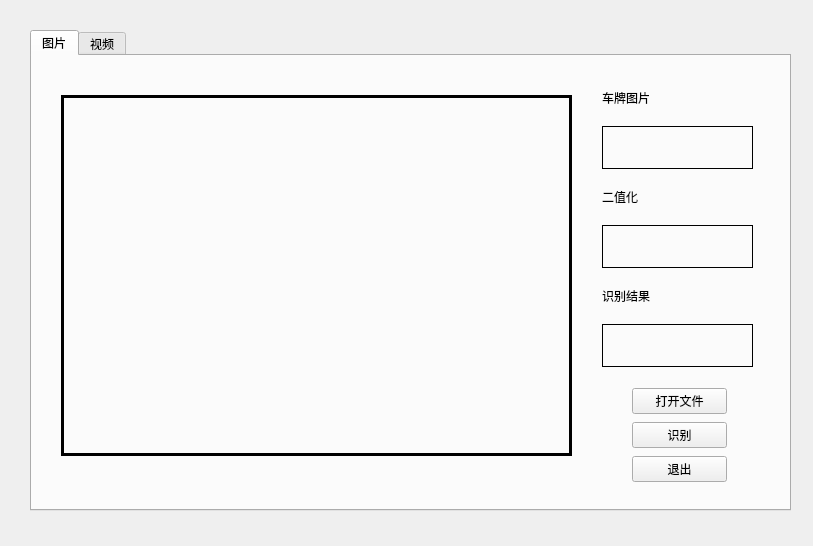
<?xml version="1.0" encoding="UTF-8"?>
<ui version="4.0">
 <class>MainWindow</class>
 <widget class="QMainWindow" name="MainWindow">
  <property name="geometry">
   <rect>
    <x>0</x>
    <y>0</y>
    <width>813</width>
    <height>546</height>
   </rect>
  </property>
  <property name="windowTitle">
   <string>视觉测试</string>
  </property>
  <widget class="QWidget" name="centralwidget">
   <widget class="QTabWidget" name="shibie">
    <property name="geometry">
     <rect>
      <x>30</x>
      <y>30</y>
      <width>761</width>
      <height>481</height>
     </rect>
    </property>
    <property name="contextMenuPolicy">
     <enum>Qt::ActionsContextMenu</enum>
    </property>
    <property name="currentIndex">
     <number>0</number>
    </property>
    <widget class="QWidget" name="tab">
     <property name="contextMenuPolicy">
      <enum>Qt::NoContextMenu</enum>
     </property>
     <property name="toolTip">
      <string/>
     </property>
     <property name="statusTip">
      <string/>
     </property>
     <property name="whatsThis">
      <string/>
     </property>
     <property name="accessibleName">
      <string/>
     </property>
     <attribute name="title">
      <string>图片</string>
     </attribute>
     <widget class="QLabel" name="car_image">
      <property name="geometry">
       <rect>
        <x>29</x>
        <y>39</y>
        <width>511</width>
        <height>361</height>
       </rect>
      </property>
      <property name="layoutDirection">
       <enum>Qt::LeftToRight</enum>
      </property>
      <property name="frameShape">
       <enum>QFrame::Box</enum>
      </property>
      <property name="lineWidth">
       <number>3</number>
      </property>
      <property name="text">
       <string/>
      </property>
     </widget>
     <widget class="QWidget" name="layoutWidget">
      <property name="geometry">
       <rect>
        <x>570</x>
        <y>20</y>
        <width>151</width>
        <height>291</height>
       </rect>
      </property>
      <layout class="QVBoxLayout" name="verticalLayout_2">
       <item>
        <widget class="QLabel" name="label">
         <property name="text">
          <string>车牌图片</string>
         </property>
        </widget>
       </item>
       <item>
        <widget class="QLabel" name="car_lable_image">
         <property name="frameShape">
          <enum>QFrame::Box</enum>
         </property>
         <property name="text">
          <string/>
         </property>
        </widget>
       </item>
       <item>
        <widget class="QLabel" name="label_2">
         <property name="text">
          <string>二值化</string>
         </property>
        </widget>
       </item>
       <item>
        <widget class="QLabel" name="car_lable_01">
         <property name="frameShape">
          <enum>QFrame::Box</enum>
         </property>
         <property name="text">
          <string/>
         </property>
        </widget>
       </item>
       <item>
        <widget class="QLabel" name="label_3">
         <property name="text">
          <string>识别结果</string>
         </property>
        </widget>
       </item>
       <item>
        <widget class="QLabel" name="text_resulat">
         <property name="frameShape">
          <enum>QFrame::Box</enum>
         </property>
         <property name="text">
          <string/>
         </property>
        </widget>
       </item>
      </layout>
     </widget>
     <widget class="QWidget" name="layoutWidget">
      <property name="geometry">
       <rect>
        <x>600</x>
        <y>330</y>
        <width>95</width>
        <height>100</height>
       </rect>
      </property>
      <layout class="QVBoxLayout" name="verticalLayout">
       <item>
        <widget class="QPushButton" name="open_image">
         <property name="text">
          <string>打开文件</string>
         </property>
        </widget>
       </item>
       <item>
        <widget class="QPushButton" name="shibei_button">
         <property name="text">
          <string>识别</string>
         </property>
        </widget>
       </item>
       <item>
        <widget class="QPushButton" name="quite_button">
         <property name="text">
          <string>退出</string>
         </property>
        </widget>
       </item>
      </layout>
     </widget>
    </widget>
    <widget class="QWidget" name="tab_2">
     <attribute name="title">
      <string>视频</string>
     </attribute>
     <widget class="QLabel" name="cap_show_label">
      <property name="geometry">
       <rect>
        <x>30</x>
        <y>20</y>
        <width>480</width>
        <height>360</height>
       </rect>
      </property>
      <property name="frameShape">
       <enum>QFrame::Box</enum>
      </property>
      <property name="lineWidth">
       <number>3</number>
      </property>
      <property name="text">
       <string/>
      </property>
     </widget>
     <widget class="QWidget" name="">
      <property name="geometry">
       <rect>
        <x>110</x>
        <y>400</y>
        <width>330</width>
        <height>30</height>
       </rect>
      </property>
      <layout class="QHBoxLayout" name="horizontalLayout">
       <item>
        <widget class="QPushButton" name="open_cap_button">
         <property name="text">
          <string>打开摄像头</string>
         </property>
        </widget>
       </item>
       <item>
        <spacer name="horizontalSpacer">
         <property name="orientation">
          <enum>Qt::Horizontal</enum>
         </property>
         <property name="sizeHint" stdset="0">
          <size>
           <width>128</width>
           <height>20</height>
          </size>
         </property>
        </spacer>
       </item>
       <item>
        <widget class="QPushButton" name="quite2_button">
         <property name="text">
          <string>退出</string>
         </property>
        </widget>
       </item>
      </layout>
     </widget>
    </widget>
   </widget>
  </widget>
  <action name="actiondakai">
   <property name="text">
    <string>打开</string>
   </property>
   <property name="statusTip">
    <string>点击打开文件</string>
   </property>
  </action>
 </widget>
 <resources/>
 <connections/>
</ui>
